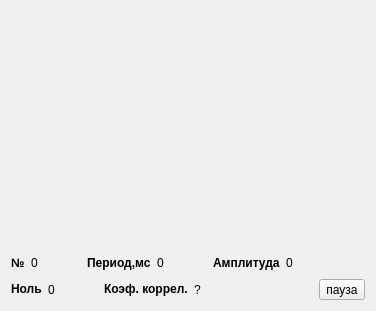
<ui version="4.0" >
 <class>PendViewerForm</class>
 <widget class="QWidget" name="PendViewerForm" >
  <property name="geometry" >
   <rect>
    <x>0</x>
    <y>0</y>
    <width>376</width>
    <height>311</height>
   </rect>
  </property>
  <property name="windowTitle" >
   <string>Маятник</string>
  </property>
  <layout class="QVBoxLayout" >
   <item>
    <widget class="QwtPlot" name="qwtpShowPend" >
     <property name="sizePolicy" >
      <sizepolicy vsizetype="Expanding" hsizetype="Preferred" >
       <horstretch>0</horstretch>
       <verstretch>0</verstretch>
      </sizepolicy>
     </property>
    </widget>
   </item>
   <item>
    <layout class="QHBoxLayout" >
     <item>
      <widget class="QLabel" name="label_2" >
       <property name="text" >
        <string>&lt;b>№</string>
       </property>
      </widget>
     </item>
     <item>
      <widget class="QLabel" name="lNumber" >
       <property name="sizePolicy" >
        <sizepolicy vsizetype="Preferred" hsizetype="Fixed" >
         <horstretch>0</horstretch>
         <verstretch>0</verstretch>
        </sizepolicy>
       </property>
       <property name="minimumSize" >
        <size>
         <width>50</width>
         <height>0</height>
        </size>
       </property>
       <property name="text" >
        <string>0</string>
       </property>
      </widget>
     </item>
     <item>
      <widget class="QLabel" name="label_3" >
       <property name="text" >
        <string>&lt;b>Период,мс</string>
       </property>
      </widget>
     </item>
     <item>
      <widget class="QLabel" name="lPeriod" >
       <property name="sizePolicy" >
        <sizepolicy vsizetype="Preferred" hsizetype="Fixed" >
         <horstretch>0</horstretch>
         <verstretch>0</verstretch>
        </sizepolicy>
       </property>
       <property name="minimumSize" >
        <size>
         <width>50</width>
         <height>0</height>
        </size>
       </property>
       <property name="text" >
        <string>0</string>
       </property>
      </widget>
     </item>
     <item>
      <widget class="QLabel" name="label_5" >
       <property name="text" >
        <string>&lt;b>Амплитуда</string>
       </property>
      </widget>
     </item>
     <item>
      <widget class="QLabel" name="lAmpl" >
       <property name="sizePolicy" >
        <sizepolicy vsizetype="Preferred" hsizetype="Fixed" >
         <horstretch>0</horstretch>
         <verstretch>0</verstretch>
        </sizepolicy>
       </property>
       <property name="minimumSize" >
        <size>
         <width>50</width>
         <height>0</height>
        </size>
       </property>
       <property name="text" >
        <string>0</string>
       </property>
      </widget>
     </item>
     <item>
      <spacer>
       <property name="orientation" >
        <enum>Qt::Horizontal</enum>
       </property>
       <property name="sizeHint" >
        <size>
         <width>40</width>
         <height>20</height>
        </size>
       </property>
      </spacer>
     </item>
    </layout>
   </item>
   <item>
    <layout class="QHBoxLayout" >
     <item>
      <widget class="QLabel" name="label_7" >
       <property name="text" >
        <string>&lt;b>Ноль</string>
       </property>
      </widget>
     </item>
     <item>
      <widget class="QLabel" name="lZero" >
       <property name="sizePolicy" >
        <sizepolicy vsizetype="Preferred" hsizetype="Fixed" >
         <horstretch>0</horstretch>
         <verstretch>0</verstretch>
        </sizepolicy>
       </property>
       <property name="minimumSize" >
        <size>
         <width>50</width>
         <height>0</height>
        </size>
       </property>
       <property name="text" >
        <string>0</string>
       </property>
      </widget>
     </item>
     <item>
      <widget class="QLabel" name="label" >
       <property name="text" >
        <string>&lt;b>Коэф. коррел.</string>
       </property>
      </widget>
     </item>
     <item>
      <widget class="QLabel" name="lCoeffCorrel" >
       <property name="sizePolicy" >
        <sizepolicy vsizetype="Preferred" hsizetype="Fixed" >
         <horstretch>0</horstretch>
         <verstretch>0</verstretch>
        </sizepolicy>
       </property>
       <property name="minimumSize" >
        <size>
         <width>50</width>
         <height>0</height>
        </size>
       </property>
       <property name="text" >
        <string>?</string>
       </property>
      </widget>
     </item>
     <item>
      <spacer>
       <property name="orientation" >
        <enum>Qt::Horizontal</enum>
       </property>
       <property name="sizeHint" >
        <size>
         <width>40</width>
         <height>20</height>
        </size>
       </property>
      </spacer>
     </item>
     <item>
      <widget class="QToolButton" name="tbPause" >
       <property name="enabled" >
        <bool>true</bool>
       </property>
       <property name="text" >
        <string>пауза</string>
       </property>
       <property name="checkable" >
        <bool>true</bool>
       </property>
      </widget>
     </item>
    </layout>
   </item>
  </layout>
 </widget>
 <customwidgets>
  <customwidget>
   <class>QwtPlot</class>
   <extends>QFrame</extends>
   <header>qwt_plot.h</header>
  </customwidget>
 </customwidgets>
 <resources/>
 <connections/>
</ui>
